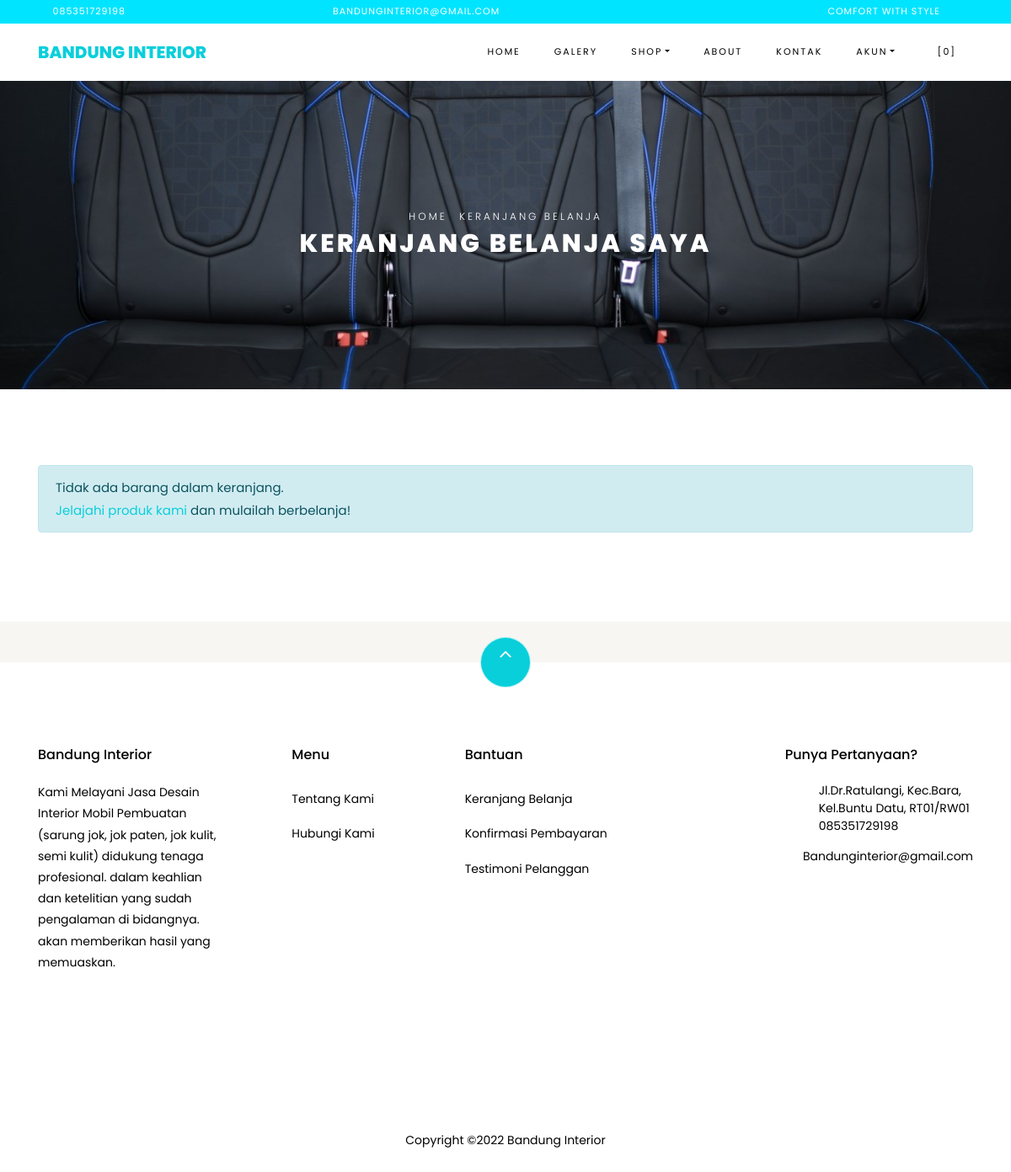
The app's page /index.php/shop/cart with its own data.
### tables this page shows
CREATE TABLE `settings` (
  `id` int(10) NOT NULL,
  `key` varchar(32) NOT NULL,
  `content` text NOT NULL
);

### application/helpers/themes_helper.php (called while the page is built, shortened)
<?php
if ( ! function_exists('get_theme_name'))
{
    function get_theme_name() {
        $current_theme = get_settings('current_theme_name');
        return ($current_theme) ? $current_theme : false;
    }
}
if ( ! function_exists('get_template_part'))
{
    function get_template_part($file_name = null, $params = array()) {
        if ($file_name !== '') {
            $current_theme = get_theme_name();
            if ( file_exists($file_location = VIEWPATH .'themes/'. $current_theme .'/'. $file_name .'.php')) {
                $CI =& get_instance();
                $CI->load->view('themes/'. $current_theme .'/'. $file_name, $params);
            }
            else {
                echo '<div>Kesalahan: berkas tema <b>'. $file_name .'.php</b> tidak ditemukan.<br>Lokasi berkas: <b>'. $file_location .'</b></div>';
            }
        }
    }
}
if ( ! function_exists('get_header'))
{
    function get_header($params = null, $section = '', $current_section = '') {
        $load_params = array();
        if ( is_null($params)) {
            $load_params['title'] = get_settings('site_name');
        }
        else if ( is_string($params)) {
            $load_params['title'] = $params;
        }
        $load_params['sidebar_section'] = $section;
        $load_params['current_section'] = $current_section;
        get_template_part('header', $load_params);
    }
}
if ( ! function_exists('get_footer'))
{
    function get_footer($params = array()) {
        get_template_part('footer', $params);
    }
}
if ( ! function_exists('get_theme_uri'))
{
    function get_theme_uri($file_name = null, $theme_name = NULL)
    {
        $theme_name = ($theme_name == NULL) ? get_theme_name() : $theme_name;
        return is_null($file_name) ? base_url('assets/themes/'. $theme_name .'/') : base_url('assets/themes/'. $theme_name .'/'. $file_name) ;
    }
}

### application/controllers/Shop.php (called while the page is built, shortened)
<?php
class Shop extends CI_Controller {
    public function cart()
    {
        $cart['carts'] = $this->cart->contents();
        $cart['total_cart'] = $this->cart->total();
        $ongkir = ($cart['total_cart'] >= get_settings('min_shop_to_free_shipping_cost')) ? 0 : get_settings('shipping_cost');
        $cart['total_price'] = $cart['total_cart'] + $ongkir;
        get_header('Keranjang Belanja');
        get_template_part('shop/cart', $cart);
        get_footer();
    }
}

### index.php (called while the page is built, shortened)
<?php
require_once BASEPATH . 'core/CodeIgniter.php';

### application/helpers/global_helper.php (called while the page is built, shortened)
<?php
if (!function_exists('get_settings')) {
    function get_settings($key = '')
    {
        $CI = &get_instance();
        $row = $CI->db
            ->select('content')
            ->where('key', $key)
            ->get('settings')
            ->row();
        return $row->content;
    }
}
if (!function_exists('get_store_name')) {
    function get_store_name()
    {
        return get_settings('store_name');
    }
}

### application/helpers/session_helper.php (called while the page is built, shortened)
<?php
if (!function_exists('init')) {
    function init()
    {
        $CI = &get_instance();
        return $CI;
    }
}
if (!function_exists('session_data')) {
    function session_data()
    {
        $CI = init();
        $read_session_in_cookie = get_cookie('__ACTIVE_SESSION_DATA');
        $read_session_in_session = $CI->session->userdata('__ACTIVE_SESSION_DATA');
        if ($read_session_in_cookie) {
            $read_data = $CI->encryption->decrypt($read_session_in_cookie);
            $read_data = json_decode($read_data);
            return $read_data;
        } else if ($read_session_in_session) {
            $read_data = $CI->encryption->decrypt($read_session_in_session);
            $read_data = json_decode($read_data);
            return $read_data;
        } else {
            $default_session = new stdClass();
            $default_session->is_login = FALSE;
            $default_session->user_id = 0;
            $default_session->login_at = 0;
            $default_session->remember_me = FALSE;
            return $default_session;
        }
    }
}

### application/views/themes/interior/shop/cart.php (the view, shortened to what this page needs)
<div class="hero-wrap hero-bread" style="background-image: url('<?php echo get_theme_uri('images/bg_1.jpg'); ?>');">
  <div class="container">
    <div class="row no-gutters slider-text align-items-center justify-content-center">
      <div class="col-md-9 ftco-animate text-center">
        <p class="breadcrumbs"><span class="mr-2"><?php echo anchor(base_url(), 'Home'); ?></span> <span>Keranjang Belanja</span></p>
        <h1 class="mb-0 bread">Keranjang Belanja Saya</h1>
      </div>
    </div>
  </div>
</div>
<section class="ftco-section ftco-Keranjang Belanja">
  <div class="container">
    <?php if ( count($carts) > 0) : ?>
      <form action="<?php echo site_url('shop/checkout'); ?>" method="POST">
        <div class="row">
          <div class="col-md-12 ftco-animate">
            <div class="cart-list">
              <table class="table">
                <thead class="thead-primary">
                  <tr class="text-center">
                    <th>&nbsp;</th>
                    <th>&nbsp;</th>
                    <th>Produk</th>
                    <th>Harga</th>
                    <th>Kuantitas</th>
                    <th>Sub Total</th>
                  </tr>
                </thead>
                <tbody>
                  <?php foreach ($carts as $item) : ?>
                    <tr class="text-center cart-<?php echo $item['rowid']; ?>">
                      <td class="product-remove"><a href="#" class="remove-item" data-rowid="<?php echo $item['rowid']; ?>"><span class="ion-ios-close"></span></a></td>
                      <td class="image-prod"><div class="img img-fluid rounded" style="background-image:url(<?php echo get_product_image($item['id']); ?>);"></div></td>
                      <td class="product-name">
                        <h3><?php echo $item['name']; ?></h3>
                      </td>
                      <td class="price">Rp <?php echo format_rupiah($item['price']); ?></td>
                      <td class="quantity">
                        <div class="input-group mb-3">
                          <input type="hidden"value="<?php echo $item['price']; ?>" id="harga">
                          <input type="text" name="quantity[<?php echo $item['rowid']; ?>]" class="quantity form-control input-number" value="<?php echo $item['qty']; ?>" min="1" max="100" id="quantity">
                        </div>
                      </td>
                      <td class="total">
                        <input id="total" style="border: none; color: black;" type="text" value="Rp. <?php echo format_rupiah($item['subtotal']); ?>" disabled>
                      </td>
                      </tr>
                    <?php endforeach; ?>
                  </tbody>
                </table>
              </div>
            </div>
          </div>
          <div class="row justify-content-end">
            <div class="col-lg-4 mt-5 cart-wrap ftco-animate">
              <div class="cart-total mb-3">
                <h3>Kode Kupon</h3>
                <p>Punya kode kupon? Gunakan kupon kamu untuk mendapatkan potongan harga menarik</p>
                <div class="form-group">
                  <label for="code">Kode:</label>
                  <input id="code" name="coupon_code" type="text" class="form-control text-left px-3" placeholder="">
                </div>
              </div>
            </div>
            <div class="col-lg-4 mt-5 cart-wrap ftco-animate">
              <div class="cart-total mb-3">
                <h3>Rincian Keranjang</h3>
                  <hr>
                  <p class="d-flex total-price">
                    <span>Total</span>
                    <span class="n-total font-weight-bold">Rp <?php echo format_rupiah($total_price); ?></span>
                  </p>
                </div>
                <p><button type="submit" class="btn btn-primary py-3 px-4">Checkout</button></p>
              </div>
            </div>
          </form>
          <?php else : ?>
            <div class="row">
              <div class="col-md-12 ftco-animate">
                <div class="alert alert-info">Tidak ada barang dalam keranjang.<br><?php echo anchor('browse', 'Jelajahi produk kami'); ?> dan mulailah berbelanja!</div>
              </div>
            </div>
          <?php endif; ?>
        </div>
      </section>

### application/views/themes/interior/header.php (shortened to what this page needs)
?><!DOCTYPE html>
<html lang="en">
  <head>
    <link rel="stylesheet" href="<?php echo get_theme_uri('css/open-iconic-bootstrap.min.css'); ?>">
    <link rel="stylesheet" href="<?php echo get_theme_uri('css/animate.css'); ?>">
    <link rel="stylesheet" href="<?php echo get_theme_uri('css/owl.carousel.min.css'); ?>">
    <link rel="stylesheet" href="<?php echo get_theme_uri('css/owl.theme.default.min.css'); ?>">
    <link rel="stylesheet" href="<?php echo get_theme_uri('css/magnific-popup.css'); ?>">
    <link rel="stylesheet" href="<?php echo get_theme_uri('css/aos.css'); ?>">
	<link rel="stylesheet" href="<?php echo get_theme_uri('css/ionicons.min.css'); ?>">
	<link rel="stylesheet" href="<?php echo get_theme_uri('js/plugins/@fortawesome/fontawesome-free/css/all.min.css', 'argon'); ?>">
    <link rel="stylesheet" href="<?php echo get_theme_uri('css/bootstrap-datepicker.css'); ?>">
    <link rel="stylesheet" href="<?php echo get_theme_uri('css/jquery.timepicker.css'); ?>">
    <link rel="stylesheet" href="<?php echo get_theme_uri('css/flaticon.css'); ?>">
    <link rel="stylesheet" href="<?php echo get_theme_uri('css/icomoon.css'); ?>">
	<link rel="stylesheet" href="<?php echo get_theme_uri('css/style.css'); ?>">
	<link rel="stylesheet" href="<?php echo base_url('assets/plugins/toastr/toastr.min.css'); ?>">
  </head>
  <body class="goto-here">
		<div class="py-1" style="background-color: #00e4ff;">
    	<div class="container">
    		<div class="row no-gutters d-flex align-items-start align-items-center px-md-0">
	    		<div class="col-lg-12 d-block">
		    		<div class="row d-flex">
		    			<div class="col-md pr-4 d-flex topper align-items-center">
					    	<div class="icon mr-2 d-flex justify-content-center align-items-center"><span class="icon-phone2"></span></div>
						    <span class="text"><?php echo get_settings('store_phone_number'); ?></span>
					    </div>
					    <div class="col-md pr-4 d-flex topper align-items-center">
					    	<div class="icon mr-2 d-flex justify-content-center align-items-center"><span class="icon-paper-plane"></span></div>
						    <span class="text"><?php echo get_settings('store_email'); ?></span>
					    </div>
					    <div class="col-md-5 pr-4 d-flex topper align-items-center text-lg-right">
						    <span class="text"><?php echo get_settings('store_tagline'); ?></span>
					    </div>
				    </div>
			    </div>
		    </div>
		  </div>
    </div>
    <nav class="navbar navbar-expand-lg navbar-dark ftco_navbar bg-dark ftco-navbar-light" id="ftco-navbar">
	    <div class="container">
	      <a class="navbar-brand" href="<?php echo base_url(); ?>"><?php echo get_store_name(); ?></a>
	      <div class="collapse navbar-collapse" id="ftco-nav">
	        <ul class="navbar-nav ml-auto">
	          <li class="nav-item active"><a href="<?php echo base_url(); ?>" class="nav-link">Home</a></li>
	          <li class="nav-item active"><a href="<?php echo site_url('index'); ?>" class="nav-link">Galery</a></li>
	          <li class="nav-item dropdown">
              <a class="nav-link dropdown-toggle" href="#" id="dropdown04" data-toggle="dropdown" aria-haspopup="true" aria-expanded="false">Shop</a>
            </li>
	          <li class="nav-item"><a href="<?php echo site_url('pages/about'); ?>" class="nav-link">About</a></li>
              <li class="nav-item"><a href="<?php echo site_url('pages/contact'); ?>" class="nav-link">Kontak</a></li>
              <li class="nav-item dropdown">
              <a class="nav-link dropdown-toggle" href="#" id="dropdown05" data-toggle="dropdown" aria-haspopup="true" aria-expanded="false">Akun</a>
            </li>
	          <li class="nav-item cta cta-colored"><a href="<?php echo site_url('shop/cart'); ?>" class="nav-link"><span class="icon-shopping_cart"></span>[<span class="cart-item-total">0</span>]</a></li>
	        </ul>
	      </div>
	    </div>
	  </nav>

### application/views/themes/interior/footer.php (shortened to what this page needs)
<section class="ftco-section ftco-no-pt ftco-no-pb py-5 bg-light">
    <div class="container py-4">
    </div>
  </section>
  <footer class="ftco-footer ftco-section">
    <div class="container">
        <div class="row">
            <div class="mouse">
                      <a href="#" class="mouse-icon">
                          <div class="mouse-wheel"><span class="ion-ios-arrow-up"></span></div>
                      </a>
                  </div>
        </div>
      <div class="row mb-5">
        <div class="col-md">
          <div class="ftco-footer-widget mb-4">
            <h2 class="ftco-heading-2"><?php echo get_store_name(); ?></h2>
            <p><?php echo get_settings('store_description'); ?></p>
            <ul class="ftco-footer-social list-unstyled float-md-left float-lft mt-5">
            </ul>
          </div>
        </div>
        <div class="col-md">
          <div class="ftco-footer-widget mb-4 ml-md-5">
            <h2 class="ftco-heading-2">Menu</h2>
            <ul class="list-unstyled">
              <li><a href="<?php echo site_url('pages/about'); ?>" class="py-2 d-block">Tentang Kami</a></li>
              <li><a href="<?php echo site_url('pages/contact'); ?>" class="py-2 d-block">Hubungi Kami</a></li>
            </ul>
          </div>
        </div>
        <div class="col-md-4">
           <div class="ftco-footer-widget mb-4">
            <h2 class="ftco-heading-2">Bantuan</h2>
            <div class="d-flex">
                <ul class="list-unstyled mr-l-5 pr-l-3 mr-4">
                  <li><a href="<?php echo site_url('shop/cart'); ?>" class="py-2 d-block">Keranjang Belanja</a></li>
                  <li><a href="<?php echo site_url('customer/payments/confirm'); ?>" class="py-2 d-block">Konfirmasi Pembayaran</a></li>
                  <li><a href="<?php echo site_url('shop/testimonial'); ?>" class="py-2 d-block">Testimoni Pelanggan</a></li>
                </ul>
              </div>
          </div>
        </div>
        <div class="col-md">
          <div class="ftco-footer-widget mb-4">
              <h2 class="ftco-heading-2">Punya Pertanyaan?</h2>
              <div class="block-23 mb-3">
                <ul>
                  <li><span class="icon icon-map-marker"></span><span class="text"><?php echo get_settings('store_address'); ?></span></li>
                  <li><a href="#"><span class="icon icon-phone"></span><span class="text"><?php echo get_settings('store_phone_number'); ?></span></a></li>
                  <li><a href="#"><span class="icon icon-envelope"></span><span class="text"><?php echo get_settings('store_email'); ?></span></a></li>
                </ul>
              </div>
          </div>
        </div>
      </div>
      <div class="row">
        <div class="col-md-12 text-center">
          <p>Copyright &copy;<script>document.write (new Date().getFullYear());</script> Bandung Interior</p>
        </div>
      </div>
    </div>
  </footer>
</body>
</html>

### assets/themes/interior/css/icomoon.css (style rules this page uses)
[class^="icon-"], [class*=" icon-"] { font-family: 'icomoon' !important; speak: none; font-style: normal; font-weight: normal; font-variant: normal; text-transform: none; line-height: 1; -webkit-font-smoothing: antialiased; -moz-osx-font-smoothing: grayscale; }
.icon-map-marker:before { content: "\f041"; }
.icon-phone:before { content: "\f095"; }
.icon-envelope:before { content: "\f0e0"; }
.icon-paper-plane:before { content: "\f1d8"; }
.icon-phone2:before { content: "\e0cd"; }
.icon-shopping_cart:before { content: "\e8cc"; }

### records on screen
settings: content "085351729198"
settings: content "BANDUNGINTERIOR@GMAIL.COM", content "Bandunginterior@gmail.com"
settings: content "COMFORT WITH STYLE"
settings: content "BANDUNG INTERIOR", content "Bandung Interior"
settings: content (picture)
settings: content "Kami Melayani Jasa Desain Interior Mobil Pembuatan (sarung jok, jok paten, jok kulit, semi kulit) didukung tenaga profesional. dalam keahlian dan ketelitian yang sudah pengalaman di bidangnya. akan memberikan hasil yang memuaskan."
settings: content "Jl.Dr.Ratulangi, Kec.Bara, Kel.Buntu Datu, RT01/RW01"

### other values on screen
anchor(base_url(), 'Home') "HOME"
anchor('browse', 'Jelajahi produk kami') "Jelajahi produk kami"
